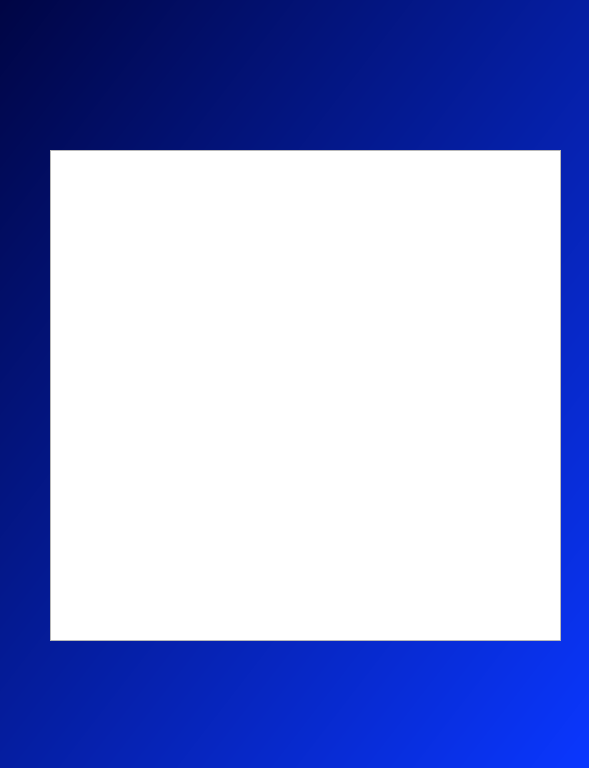
<?xml version="1.0" encoding="UTF-8"?>
<ui version="4.0">
 <class>load_dialog</class>
 <widget class="QDialog" name="load_dialog">
  <property name="geometry">
   <rect>
    <x>0</x>
    <y>0</y>
    <width>589</width>
    <height>768</height>
   </rect>
  </property>
  <property name="windowTitle">
   <string>Dialog</string>
  </property>
  <property name="styleSheet">
   <string notr="true">QWidget#load_dialog{
background-color:qlineargradient(spread:pad, x1:0, y1:0, x2:1, y2:1, stop:0 rgba(0, 5, 68, 255), stop:1 rgba(10, 55, 255, 255));}</string>
  </property>
  <widget class="QListWidget" name="files_list">
   <property name="geometry">
    <rect>
     <x>50</x>
     <y>10</y>
     <width>511</width>
     <height>111</height>
    </rect>
   </property>
   <property name="styleSheet">
    <string notr="true">font: 12pt &quot;Arial&quot;;color:rgb(255, 255, 255);
background-color:rgba(0,0,0,0)</string>
   </property>
  </widget>
  <widget class="QTextEdit" name="text_field">
   <property name="geometry">
    <rect>
     <x>50</x>
     <y>150</y>
     <width>511</width>
     <height>491</height>
    </rect>
   </property>
   <property name="styleSheet">
    <string notr="true">font: 12pt &quot;Times New Roman&quot;;</string>
   </property>
  </widget>
 </widget>
 <resources/>
 <connections/>
</ui>
